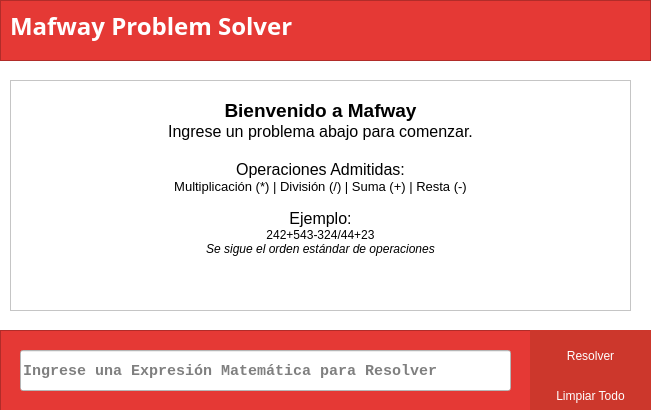
<?xml version="1.0" encoding="UTF-8"?>
<ui version="4.0">
 <class>ExpresionesWindow</class>
 <widget class="QWidget" name="ExpresionesWindow">
  <property name="geometry">
   <rect>
    <x>0</x>
    <y>0</y>
    <width>651</width>
    <height>410</height>
   </rect>
  </property>
  <property name="windowTitle">
   <string>Resolución de Expresiones Matemáticas | Proyecto EdD I</string>
  </property>
  <property name="styleSheet">
   <string notr="true">QWidget{
background-color: white;
}</string>
  </property>
  <widget class="QTextEdit" name="textEditHist">
   <property name="enabled">
    <bool>true</bool>
   </property>
   <property name="geometry">
    <rect>
     <x>10</x>
     <y>80</y>
     <width>621</width>
     <height>231</height>
    </rect>
   </property>
   <property name="focusPolicy">
    <enum>Qt::NoFocus</enum>
   </property>
   <property name="readOnly">
    <bool>true</bool>
   </property>
   <property name="html">
    <string>&lt;!DOCTYPE HTML PUBLIC &quot;-//W3C//DTD HTML 4.0//EN&quot; &quot;http://www.w3.org/TR/REC-html40/strict.dtd&quot;&gt;
&lt;html&gt;&lt;head&gt;&lt;meta name=&quot;qrichtext&quot; content=&quot;1&quot; /&gt;&lt;style type=&quot;text/css&quot;&gt;
p, li { white-space: pre-wrap; }
&lt;/style&gt;&lt;/head&gt;&lt;body style=&quot; font-family:'Sans Serif'; font-size:9pt; font-weight:400; font-style:normal;&quot;&gt;
&lt;p align=&quot;center&quot; style=&quot;-qt-paragraph-type:empty; margin-top:0px; margin-bottom:0px; margin-left:0px; margin-right:0px; -qt-block-indent:0; text-indent:0px;&quot;&gt;&lt;br /&gt;&lt;/p&gt;
&lt;p align=&quot;center&quot; style=&quot; margin-top:0px; margin-bottom:0px; margin-left:0px; margin-right:0px; -qt-block-indent:0; text-indent:0px;&quot;&gt;&lt;span style=&quot; font-size:14pt; font-weight:600;&quot;&gt;Bienvenido a Mafway&lt;/span&gt;&lt;/p&gt;
&lt;p align=&quot;center&quot; style=&quot; margin-top:0px; margin-bottom:0px; margin-left:0px; margin-right:0px; -qt-block-indent:0; text-indent:0px;&quot;&gt;&lt;span style=&quot; font-size:12pt;&quot;&gt;Ingrese un problema abajo para comenzar.&lt;/span&gt;&lt;/p&gt;
&lt;p align=&quot;center&quot; style=&quot;-qt-paragraph-type:empty; margin-top:0px; margin-bottom:0px; margin-left:0px; margin-right:0px; -qt-block-indent:0; text-indent:0px; font-size:12pt;&quot;&gt;&lt;br /&gt;&lt;/p&gt;
&lt;p align=&quot;center&quot; style=&quot; margin-top:0px; margin-bottom:0px; margin-left:0px; margin-right:0px; -qt-block-indent:0; text-indent:0px;&quot;&gt;&lt;span style=&quot; font-size:12pt;&quot;&gt;Operaciones Admitidas:&lt;/span&gt;&lt;/p&gt;
&lt;p align=&quot;center&quot; style=&quot; margin-top:0px; margin-bottom:0px; margin-left:0px; margin-right:0px; -qt-block-indent:0; text-indent:0px;&quot;&gt;&lt;span style=&quot; font-size:10pt;&quot;&gt;Multiplicación (*) | División (/) | Suma (+) | Resta (-)&lt;/span&gt;&lt;/p&gt;
&lt;p align=&quot;center&quot; style=&quot;-qt-paragraph-type:empty; margin-top:0px; margin-bottom:0px; margin-left:0px; margin-right:0px; -qt-block-indent:0; text-indent:0px; font-size:10pt;&quot;&gt;&lt;br /&gt;&lt;/p&gt;
&lt;p align=&quot;center&quot; style=&quot; margin-top:0px; margin-bottom:0px; margin-left:0px; margin-right:0px; -qt-block-indent:0; text-indent:0px;&quot;&gt;&lt;span style=&quot; font-size:12pt;&quot;&gt;Ejemplo:&lt;/span&gt;&lt;/p&gt;
&lt;p align=&quot;center&quot; style=&quot; margin-top:0px; margin-bottom:0px; margin-left:0px; margin-right:0px; -qt-block-indent:0; text-indent:0px;&quot;&gt;242+543-324/44+23&lt;/p&gt;
&lt;p align=&quot;center&quot; style=&quot; margin-top:0px; margin-bottom:0px; margin-left:0px; margin-right:0px; -qt-block-indent:0; text-indent:0px;&quot;&gt;&lt;span style=&quot; font-style:italic;&quot;&gt;Se sigue el orden estándar de operaciones&lt;/span&gt;&lt;/p&gt;&lt;/body&gt;&lt;/html&gt;</string>
   </property>
   <property name="placeholderText">
    <string>Historial de Operaciones</string>
   </property>
  </widget>
  <widget class="QFrame" name="frame">
   <property name="geometry">
    <rect>
     <x>0</x>
     <y>330</y>
     <width>651</width>
     <height>81</height>
    </rect>
   </property>
   <property name="styleSheet">
    <string notr="true">QFrame{
background-color: #e53935;
}

QLabel{
color: white;
}

QPushButton{
background-color: rgb(204, 55, 44);
color: white;
border: none;
font: 11pt &quot;Lato&quot;;
}

QPushButton:hover{
background-color: rgb(181, 48, 38);
}</string>
   </property>
   <property name="frameShape">
    <enum>QFrame::StyledPanel</enum>
   </property>
   <property name="frameShadow">
    <enum>QFrame::Raised</enum>
   </property>
   <widget class="QLineEdit" name="lineEditExp">
    <property name="geometry">
     <rect>
      <x>20</x>
      <y>20</y>
      <width>491</width>
      <height>41</height>
     </rect>
    </property>
    <property name="font">
     <font>
      <family>Consolas</family>
      <pointsize>11</pointsize>
      <weight>75</weight>
      <bold>true</bold>
     </font>
    </property>
    <property name="text">
     <string/>
    </property>
    <property name="placeholderText">
     <string>Ingrese una Expresión Matemática para Resolver</string>
    </property>
   </widget>
   <widget class="QPushButton" name="botonResolver">
    <property name="geometry">
     <rect>
      <x>530</x>
      <y>0</y>
      <width>121</width>
      <height>51</height>
     </rect>
    </property>
    <property name="text">
     <string>Resolver</string>
    </property>
   </widget>
   <widget class="QPushButton" name="botonLimpiar">
    <property name="geometry">
     <rect>
      <x>530</x>
      <y>50</y>
      <width>121</width>
      <height>31</height>
     </rect>
    </property>
    <property name="text">
     <string>Limpiar Todo</string>
    </property>
   </widget>
  </widget>
  <widget class="QFrame" name="frame_2">
   <property name="geometry">
    <rect>
     <x>0</x>
     <y>0</y>
     <width>651</width>
     <height>61</height>
    </rect>
   </property>
   <property name="styleSheet">
    <string notr="true">QFrame{
background-color: #e53935;
}

QLabel{
color: white;
}

QPushButton{
background-color: rgb(204, 55, 44);
color: white;
border: none;
font: 11pt &quot;Lato&quot;;
}

QPushButton:hover{
background-color: rgb(181, 48, 38);
}</string>
   </property>
   <property name="frameShape">
    <enum>QFrame::StyledPanel</enum>
   </property>
   <property name="frameShadow">
    <enum>QFrame::Raised</enum>
   </property>
   <widget class="QLabel" name="label">
    <property name="geometry">
     <rect>
      <x>10</x>
      <y>10</y>
      <width>501</width>
      <height>31</height>
     </rect>
    </property>
    <property name="font">
     <font>
      <family>Montserrat</family>
      <pointsize>18</pointsize>
      <weight>75</weight>
      <bold>true</bold>
     </font>
    </property>
    <property name="text">
     <string>Mafway Problem Solver</string>
    </property>
   </widget>
  </widget>
 </widget>
 <resources/>
 <connections/>
</ui>
